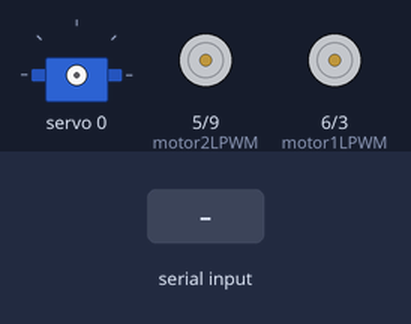
A sketch run on a simulated Arduino Uno, built with avr-gcc and run on an emulated ATmega328P. Shown: servo, motor-driver pin pairs drawn as motors (green arrow = first pin HIGH = forward, orange = second pin HIGH = backward, longer = more drive). The inputs (shaded band) are chosen by the test bench.

Above: at 1.2 s.
1.3 s: "a\n" received over Serial
At 2.5 s:
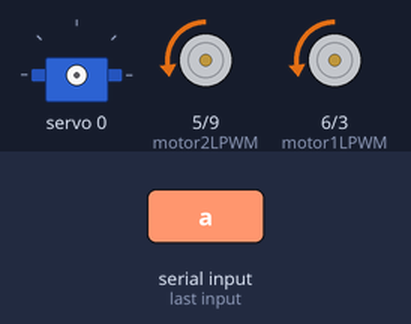
2.8 s: byte 98 ('b') received over Serial
At 3.8 s:
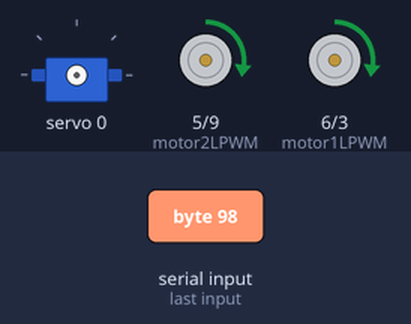
4.3 s: byte 99 ('c') received over Serial
At 5.0 s:
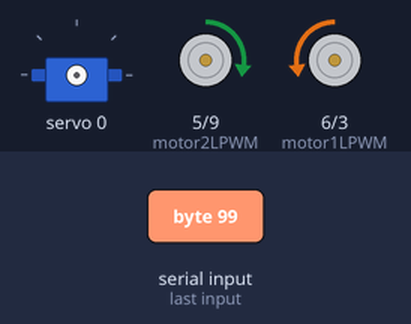
5.8 s: byte 120 ('x') received over Serial
At 6.1 s:
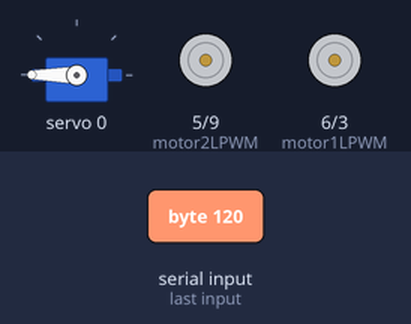
7.3 s: byte 97 ('a') received over Serial
At 8.5 s:
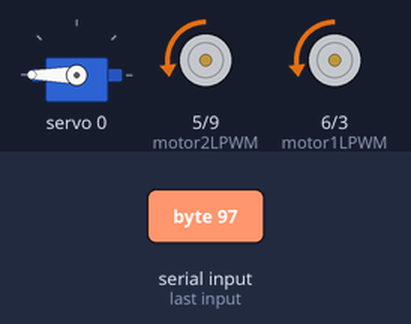
8.8 s: byte 100 ('d') received over Serial
At 9.6 s:
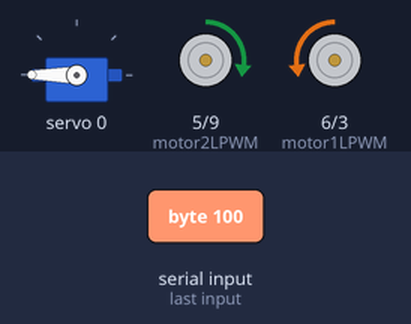
Timing chart, 0 to 11.3 s (numbered marks = the images above; inputs shaded):
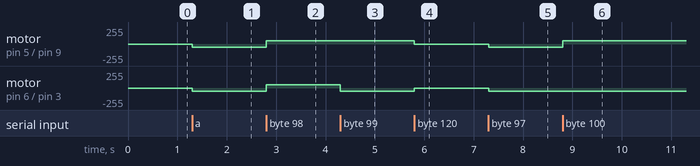

The sketch:

propeller_with_gripper.ino
```cpp
#include <Servo.h>
#include <Wire.h>
#include <Adafruit_PWMServoDriver.h>

// Function prototypes
void processCommand(char command);
void stopMotors();
void moveServo(int position);

// Servo constants
#define SERVOMIN  150  // Minimum pulse length out of 4096
#define SERVOMAX  600  // Maximum pulse length out of 4096

Adafruit_PWMServoDriver pwm = Adafruit_PWMServoDriver();
const int motor1LPWM = 6;
const int motor1RPWM = 3;
const int motor2LPWM = 5;
const int motor2RPWM = 9;

void setup() {
  Wire.begin();
  Serial.begin(9600);
  pwm.begin();
  pwm.setPWMFreq(60); // Set PWM frequency for servos

  pinMode(motor1LPWM, OUTPUT);
  pinMode(motor1RPWM, OUTPUT);
  pinMode(motor2LPWM, OUTPUT);
  pinMode(motor2RPWM, OUTPUT);
}

void loop() {
  if (Serial.available() > 0) {
    char command = Serial.read();
    Serial.flush();  // Clear buffer after reading the command
    if (command != '\n' && command != '\r') {
      // Stop motors
      digitalWrite(motor1RPWM, LOW);
      digitalWrite(motor1LPWM, LOW);
      digitalWrite(motor2RPWM, LOW);
      digitalWrite(motor2LPWM, LOW);

      // Handle motor commands
      switch (command) {
        case 'a':
          analogWrite(motor1RPWM, 50);
          analogWrite(motor2RPWM, 50);
          break;
        case 'b':
          analogWrite(motor1LPWM, 50);
          analogWrite(motor2LPWM, 50);
          break;
        case 'c':
          analogWrite(motor1RPWM, 30);
          analogWrite(motor2LPWM, 50);
          break;
        case 'd':
          analogWrite(motor1RPWM, 50);
          analogWrite(motor2LPWM, 30);
          break;
        case 'q':
          Serial.println("quit");
          stopMotors(); // Stop motors if 'q' is pressed
          break;
        case 'x': // Move servo to 100 degrees
          moveServo(100);
          break;
        case 'y': // Move servo back to 0 degrees
          moveServo(0);
          break;
        default:
          Serial.println("Invalid Command");
          break;
      }
    }
  }
}

// Function to move the servo to the desired position
void moveServo(int position) {
  int pulse = map(position, 0, 100, SERVOMIN, SERVOMAX);
  pwm.setPWM(0, 0, pulse); // Set the PWM signal for channel 0
  delay(15);               // Wait for the servo to reach the position
}

// Function to stop all motors
void stopMotors() {
  digitalWrite(motor1RPWM, LOW);
  digitalWrite(motor1LPWM, LOW);
  digitalWrite(motor2RPWM, LOW);
  digitalWrite(motor2LPWM, LOW);
}
```

Measured:
- after the input at 1.3 s, motor on pin 5 (motor2LPWM) / pin 9 (motor2RPWM), motor on pin 6 (motor1LPWM) / pin 3 (motor1RPWM): stopped → backward 50/255 at once
- after the input at 2.8 s, motor on pin 5 (motor2LPWM) / pin 9 (motor2RPWM), motor on pin 6 (motor1LPWM) / pin 3 (motor1RPWM): backward 50/255 → forward 50/255 at once
- after the input at 4.3 s, motor on pin 6 (motor1LPWM) / pin 3 (motor1RPWM): forward 50/255 → backward 50/255 at once
- after the input at 5.8 s, motor on pin 5 (motor2LPWM) / pin 9 (motor2RPWM): forward 50/255 → stopped at once; motor on pin 6 (motor1LPWM) / pin 3 (motor1RPWM): backward 50/255 → stopped at once
- after the input at 7.3 s, motor on pin 5 (motor2LPWM) / pin 9 (motor2RPWM), motor on pin 6 (motor1LPWM) / pin 3 (motor1RPWM): stopped → backward 50/255 at once
- after the input at 8.8 s, motor on pin 5 (motor2LPWM) / pin 9 (motor2RPWM): backward 50/255 → forward 50/255 at once
